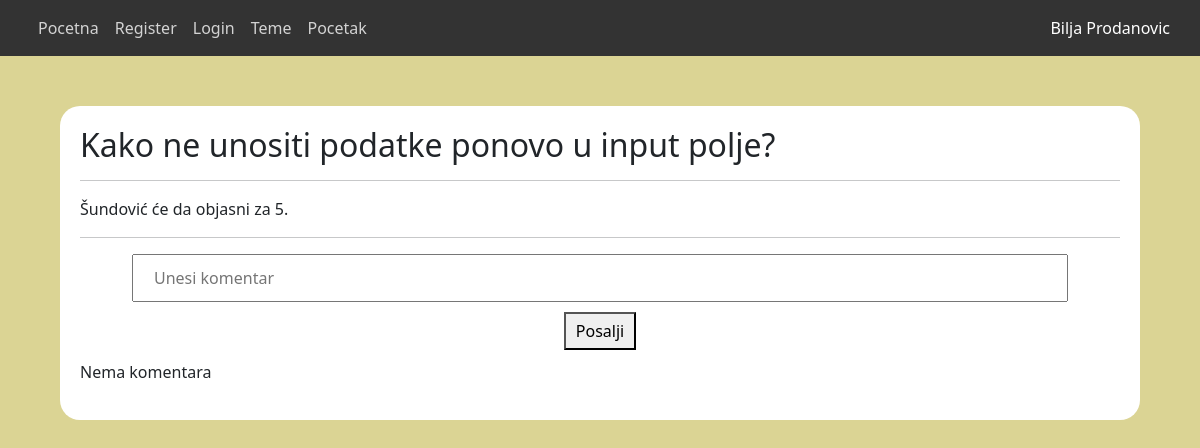
The page /zadaci/forum/php/diskusija.php?id=5 (signed in) on the database its author committed.
### tables this page shows
CREATE TABLE `teme` (
  `id` int(11) NOT NULL,
  `naziv_teme` varchar(50) NOT NULL,
  `opis_teme` text NOT NULL,
  `datum_kreiranja` varchar(50) NOT NULL,
  `email` varchar(50) NOT NULL
);

### zadaci/forum/php/diskusija.php (the view, shortened to what this page needs)
<!DOCTYPE html>
<?php
if (empty($_SESSION['ime'])) {
    $komentar = $komentarErr = $stanje = $email = $psw = $ime = $prezime = $_SESSION['ime'] = $_SESSION['prezime'] = $_SESSION['mejl'] = $_SESSION['sifra'] = "";
} else {
    $komentar = $komentarErr = $stanje = $email = $psw = $ime = $prezime = "";
}
?>
<html lang="en">
<head>
    <link rel="stylesheet" href="https://unpkg.com/aos@next/dist/aos.css" />
    <link href="https://cdn.jsdelivr.net/npm/bootstrap@5.2.2/dist/css/bootstrap.min.css" rel="stylesheet"
>
    <link rel="stylesheet" href="../layout/style.css">
</head>
<body>
    <header>
        <div class="container">
            <div class="row">
                <nav class="navbar navbar-expand-lg">
                    <div class="col-md-6">
                        <ul class="navbar-nav me-auto mb-2 mb-lg-0 ">
                            <li class="nav-item">
                                <a class="nav-link" href="../index.php">Pocetna</a>
                            </li>
                            <li class="nav-item">
                                <a class="nav-link" href="./register.php">Register</a>
                            </li>
                            <li class="nav-item">
                                <a class="nav-link" href="./login.php">Login</a>
                            </li>
                            <li class="nav-item">
                                <a class="nav-link" href="./tema.php">Teme</a>
                            </li>
                            <li class="nav-item">
                                <a class="nav-link" href="../../../index.php">Pocetak</a>
                            </li>
                        </ul>
                    </div>
                    <div class="col-md-6">
                        <a style="color: #fff;" href="./logout.php">
                            <?php echo $_SESSION['ime'] . " " . $_SESSION['prezime']; ?>
                        </a>
                    </div>
                </nav>
            </div>
        </div>
    </header>
    <section id="tema">
        <?php
        require './konekcija.php';
        $id = $_GET['id'];
        $sql = "SELECT * FROM teme WHERE id = '$id' LIMIT 1";
        $res = mysqli_query($conn, $sql);
        if (mysqli_num_rows($res) > 0) {
            while ($row = mysqli_fetch_assoc($res)) {
                echo '<h2>' . $row['naziv_teme'] . '</h2>
                    <hr>
                    <p> ' . $row['opis_teme'] . ' </p>
                    <hr>
                    <div id="komentar-blok" >
                        <form method="POST" action="' . htmlspecialchars($_SERVER["PHP_SELF"]) . '">
                            <input name="komentar" id="komentar" style="padding: 10px 20px; width: 90%; display: block; margin: auto;" type="text" placeholder="Unesi komentar" />
                            <button type="submit" style="padding: 5px 10px; display: block; margin: 10px auto;">Posalji</button>
                            ' . $komentarErr . '
                        </form>
                    </div>
                ';
                $sql1 = "SELECT * FROM komentari WHERE id_teme = '$id'";
                $res1 = mysqli_query($conn, $sql1);
                if(mysqli_num_rows($res1) > 0) {
                    echo '<h3 style="text-align: center;">Komentari</h3>';
                    while ($row1 = mysqli_fetch_assoc($res1)) {
                        echo 'Autor: ' . $row['email'];
                        echo 'Komentar: ' . $row1['tekst'];
                    }
                }else {
                    echo '<p>Nema komentara</p>';
                }
            }
        }
        ?>
    </section>
</body>
</html>

### zadaci/forum/layout/style.css (style rules this page uses)
* { margin: 0; padding: 0; }
body { background-color: rgb(219, 212, 148); }
header { background-color: #333; }
header nav .col-md-6 ul li a { color: #d3d3d3; }
header nav .col-md-6 a { color: #d3d3d3; text-decoration: none; transition: .2s; float: right; }
section#tema { width: 90%; margin: 50px auto 0 auto; }
section#tema, section#forma .container { background-color: #fff; border-radius: 20px; padding: 20px; }

### rows shown on the page
teme: naziv_teme "Kako ne unositi podatke ponovo u input polje?", opis_teme "Šundović će da objasni za 5."

### other values the page prints
$_SESSION['ime'] "Bilja"
$_SESSION['prezime'] "Prodanovic"
